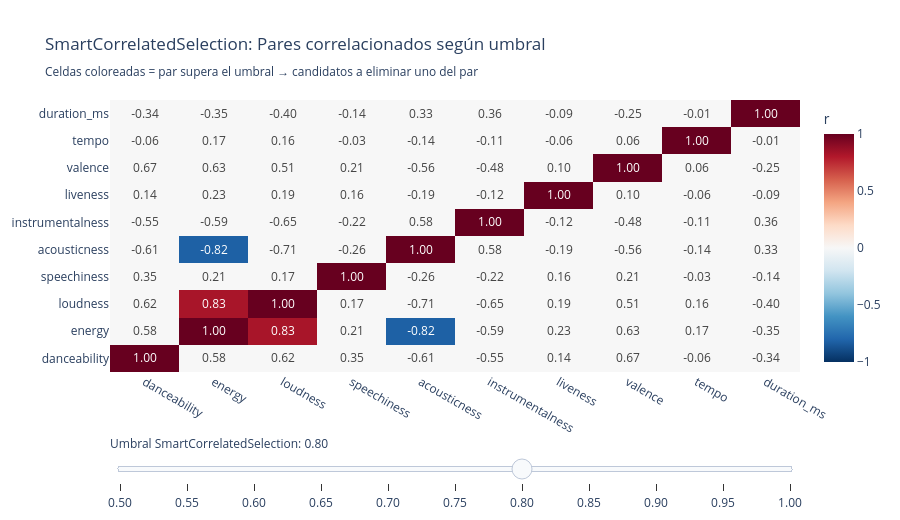

The notebook cell this image was saved under:
### Markdown cell above
#### Visualización Interactiva: Impacto del Umbral de Correlación

Mueve el slider para ver qué pares de características superan el umbral de correlación y serían candidatos a eliminación por `SmartCorrelatedSelection`. Las celdas que se vuelven **blancas** están por debajo del umbral.

### Code cell
import plotly.graph_objects as go
import numpy as np

# Correlación sobre features numéricas del training set
numeric_cols = X_train.select_dtypes(include="number").columns.tolist()
corr_mat = X_train[numeric_cols].corr()
n = len(numeric_cols)

thresholds = [round(v, 2) for v in np.arange(0.5, 1.01, 0.05)]

fig = go.Figure()

for thresh in thresholds:
    z_vals = corr_mat.values.copy()
    # Valores fuera del umbral (y no diagonales) se muestran como 0 → aparecen blancos
    mask = (np.abs(z_vals) >= thresh) | np.eye(n, dtype=bool)
    z_display = np.where(mask, z_vals, 0.0)

    text = [[f"{corr_mat.iloc[i, j]:.2f}" for j in range(n)] for i in range(n)]

    fig.add_trace(
        go.Heatmap(
            z=z_display,
            x=numeric_cols,
            y=numeric_cols,
            colorscale="RdBu_r",
            zmid=0,
            zmin=-1,
            zmax=1,
            text=text,
            texttemplate="%{text}",
            visible=(round(thresh, 2) == 0.80),
            colorbar=dict(title="r"),
            hovertemplate="%{x} vs %{y}<br>r = %{text}<extra></extra>",
        )
    )

steps = [
    dict(
        method="update",
        args=[{"visible": [j == i for j in range(len(thresholds))]}],
        label=f"{thresh:.2f}",
    )
    for i, thresh in enumerate(thresholds)
]

fig.update_layout(
    sliders=[
        dict(
            active=thresholds.index(0.80),
            currentvalue={"prefix": "Umbral SmartCorrelatedSelection: "},
            pad={"t": 60},
            steps=steps,
        )
    ],
    title=(
        "SmartCorrelatedSelection: Pares correlacionados según umbral<br>"
        "<sub>Celdas coloreadas = par supera el umbral → candidatos a eliminar uno del par</sub>"
    ),
    height=520,
)
fig.show()

### Figure 1 — Plotly figure (JSON) as saved in the notebook; plotly's stock layout.template omitted (floating-point values rounded to 4 significant figures)
{"data": [{"colorbar": {"title": {"text": "r"}}, "colorscale": [[0, "rgb(5,48,97)"], [0.1, "rgb(33,102,172)"], [0.2, "rgb(67,147,195)"], [0.3, "rgb(146,197,222)"], [0.4, "rgb(209,229,240)"], [0.5, "rgb(247,247,247)"], [0.6, "rgb(253,219,199)"], [0.7, "rgb(244,165,130)"], [0.8, "rgb(214,96,77)"], [0.9, "rgb(178,24,43)"], [1, "rgb(103,0,31)"]], "hovertemplate": "%{x} vs %{y}<br>r = %{text}<extra></extra>", "text": [["1.00", "0.58", "0.62", "0.35", "-0.61", "-0.55", "0.14", "0.67", "-0.06", "-0.34"], ["0.58", "1.00", "0.83", "0.21", "-0.82", "-0.59", "0.23", "0.63", "0.17", "-0.35"], ["0.62", "0.83", "1.00", "0.17", "-0.71", "-0.65", "0.19", "0.51", "0.16", "-0.40"], ["0.35", "0.21", "0.17", "1.00", "-0.26", "-0.22", "0.16", "0.21", "-0.03", "-0.14"], ["-0.61", "-0.82", "-0.71", "-0.26", "1.00", "0.58", "-0.19", "-0.56", "-0.14", "0.33"], ["-0.55", "-0.59", "-0.65", "-0.22", "0.58", "1.00", "-0.12", "-0.48", "-0.11", "0.36"], ["0.14", "0.23", "0.19", "0.16", "-0.19", "-0.12", "1.00", "0.10", "-0.06", "-0.09"], ["0.67", "0.63", "0.51", "0.21", "-0.56", "-0.48", "0.10", "1.00", "0.06", "-0.25"], ["-0.06", "0.17", "0.16", "-0.03", "-0.14", "-0.11", "-0.06", "0.06", "1.00", "-0.01"], ["-0.34", "-0.35", "-0.40", "-0.14", "0.33", "0.36", "-0.09", "-0.25", "-0.01", "1.00"]], "texttemplate": "%{text}", "type": "heatmap", "visible": false, "x": ["danceability", "energy", "loudness", "speechiness", "acousticness", "instrumentalness", "liveness", "valence", "tempo", "duration_ms"], "y": ["danceability", "energy", "loudness", "speechiness", "acousticness", "instrumentalness", "liveness", "valence", "tempo", "duration_ms"], "z": [[1.0, 0.5775, 0.6207, 0.0, -0.6054, -0.5491, 0.0, 0.6666, 0.0, 0.0], [0.5775, 1.0, 0.8269, 0.0, -0.818, -0.5866, 0.0, 0.6341, 0.0, 0.0], [0.6207, 0.8269, 1.0, 0.0, -0.7133, -0.6536, 0.0, 0.5111, 0.0, 0.0], [0.0, 0.0, 0.0, 1.0, 0.0, 0.0, 0.0, 0.0, 0.0, 0.0], [-0.6054, -0.818, -0.7133, 0.0, 1.0, 0.5763, 0.0, -0.559, 0.0, 0.0], [-0.5491, -0.5866, -0.6536, 0.0, 0.5763, 1.0, 0.0, 0.0, 0.0, 0.0], [0.0, 0.0, 0.0, 0.0, 0.0, 0.0, 1.0, 0.0, 0.0, 0.0], [0.6666, 0.6341, 0.5111, 0.0, -0.559, 0.0, 0.0, 1.0, 0.0, 0.0], [0.0, 0.0, 0.0, 0.0, 0.0, 0.0, 0.0, 0.0, 1.0, 0.0], [0.0, 0.0, 0.0, 0.0, 0.0, 0.0, 0.0, 0.0, 0.0, 1.0]], "zmax": 1, "zmid": 0, "zmin": -1}, {"colorbar": {"title": {"text": "r"}}, "colorscale": [[0, "rgb(5,48,97)"], [0.1, "rgb(33,102,172)"], [0.2, "rgb(67,147,195)"], [0.3, "rgb(146,197,222)"], [0.4, "rgb(209,229,240)"], [0.5, "rgb(247,247,247)"], [0.6, "rgb(253,219,199)"], [0.7, "rgb(244,165,130)"], [0.8, "rgb(214,96,77)"], [0.9, "rgb(178,24,43)"], [1, "rgb(103,0,31)"]], "hovertemplate": "%{x} vs %{y}<br>r = %{text}<extra></extra>", "text": [["1.00", "0.58", "0.62", "0.35", "-0.61", "-0.55", "0.14", "0.67", "-0.06", "-0.34"], ["0.58", "1.00", "0.83", "0.21", "-0.82", "-0.59", "0.23", "0.63", "0.17", "-0.35"], ["0.62", "0.83", "1.00", "0.17", "-0.71", "-0.65", "0.19", "0.51", "0.16", "-0.40"], ["0.35", "0.21", "0.17", "1.00", "-0.26", "-0.22", "0.16", "0.21", "-0.03", "-0.14"], ["-0.61", "-0.82", "-0.71", "-0.26", "1.00", "0.58", "-0.19", "-0.56", "-0.14", "0.33"], ["-0.55", "-0.59", "-0.65", "-0.22", "0.58", "1.00", "-0.12", "-0.48", "-0.11", "0.36"], ["0.14", "0.23", "0.19", "0.16", "-0.19", "-0.12", "1.00", "0.10", "-0.06", "-0.09"], ["0.67", "0.63", "0.51", "0.21", "-0.56", "-0.48", "0.10", "1.00", "0.06", "-0.25"], ["-0.06", "0.17", "0.16", "-0.03", "-0.14", "-0.11", "-0.06", "0.06", "1.00", "-0.01"], ["-0.34", "-0.35", "-0.40", "-0.14", "0.33", "0.36", "-0.09", "-0.25", "-0.01", "1.00"]], "texttemplate": "%{text}", "type": "heatmap", "visible": false, "x": ["danceability", "energy", "loudness", "speechiness", "acousticness", "instrumentalness", "liveness", "valence", "tempo", "duration_ms"], "y": ["danceability", "energy", "loudness", "speechiness", "acousticness", "instrumentalness", "liveness", "valence", "tempo", "duration_ms"], "z": [[1.0, 0.5775, 0.6207, 0.0, -0.6054, 0.0, 0.0, 0.6666, 0.0, 0.0], [0.5775, 1.0, 0.8269, 0.0, -0.818, -0.5866, 0.0, 0.6341, 0.0, 0.0], [0.6207, 0.8269, 1.0, 0.0, -0.7133, -0.6536, 0.0, 0.0, 0.0, 0.0], [0.0, 0.0, 0.0, 1.0, 0.0, 0.0, 0.0, 0.0, 0.0, 0.0], [-0.6054, -0.818, -0.7133, 0.0, 1.0, 0.5763, 0.0, -0.559, 0.0, 0.0], [0.0, -0.5866, -0.6536, 0.0, 0.5763, 1.0, 0.0, 0.0, 0.0, 0.0], [0.0, 0.0, 0.0, 0.0, 0.0, 0.0, 1.0, 0.0, 0.0, 0.0], [0.6666, 0.6341, 0.0, 0.0, -0.559, 0.0, 0.0, 1.0, 0.0, 0.0], [0.0, 0.0, 0.0, 0.0, 0.0, 0.0, 0.0, 0.0, 1.0, 0.0], [0.0, 0.0, 0.0, 0.0, 0.0, 0.0, 0.0, 0.0, 0.0, 1.0]], "zmax": 1, "zmid": 0, "zmin": -1}, {"colorbar": {"title": {"text": "r"}}, "colorscale": [[0, "rgb(5,48,97)"], [0.1, "rgb(33,102,172)"], [0.2, "rgb(67,147,195)"], [0.3, "rgb(146,197,222)"], [0.4, "rgb(209,229,240)"], [0.5, "rgb(247,247,247)"], [0.6, "rgb(253,219,199)"], [0.7, "rgb(244,165,130)"], [0.8, "rgb(214,96,77)"], [0.9, "rgb(178,24,43)"], [1, "rgb(103,0,31)"]], "hovertemplate": "%{x} vs %{y}<br>r = %{text}<extra></extra>", "text": [["1.00", "0.58", "0.62", "0.35", "-0.61", "-0.55", "0.14", "0.67", "-0.06", "-0.34"], ["0.58", "1.00", "0.83", "0.21", "-0.82", "-0.59", "0.23", "0.63", "0.17", "-0.35"], ["0.62", "0.83", "1.00", "0.17", "-0.71", "-0.65", "0.19", "0.51", "0.16", "-0.40"], ["0.35", "0.21", "0.17", "1.00", "-0.26", "-0.22", "0.16", "0.21", "-0.03", "-0.14"], ["-0.61", "-0.82", "-0.71", "-0.26", "1.00", "0.58", "-0.19", "-0.56", "-0.14", "0.33"], ["-0.55", "-0.59", "-0.65", "-0.22", "0.58", "1.00", "-0.12", "-0.48", "-0.11", "0.36"], ["0.14", "0.23", "0.19", "0.16", "-0.19", "-0.12", "1.00", "0.10", "-0.06", "-0.09"], ["0.67", "0.63", "0.51", "0.21", "-0.56", "-0.48", "0.10", "1.00", "0.06", "-0.25"], ["-0.06", "0.17", "0.16", "-0.03", "-0.14", "-0.11", "-0.06", "0.06", "1.00", "-0.01"], ["-0.34", "-0.35", "-0.40", "-0.14", "0.33", "0.36", "-0.09", "-0.25", "-0.01", "1.00"]], "texttemplate": "%{text}", "type": "heatmap", "visible": false, "x": ["danceability", "energy", "loudness", "speechiness", "acousticness", "instrumentalness", "liveness", "valence", "tempo", "duration_ms"], "y": ["danceability", "energy", "loudness", "speechiness", "acousticness", "instrumentalness", "liveness", "valence", "tempo", "duration_ms"], "z": [[1.0, 0.0, 0.6207, 0.0, -0.6054, 0.0, 0.0, 0.6666, 0.0, 0.0], [0.0, 1.0, 0.8269, 0.0, -0.818, 0.0, 0.0, 0.6341, 0.0, 0.0], [0.6207, 0.8269, 1.0, 0.0, -0.7133, -0.6536, 0.0, 0.0, 0.0, 0.0], [0.0, 0.0, 0.0, 1.0, 0.0, 0.0, 0.0, 0.0, 0.0, 0.0], [-0.6054, -0.818, -0.7133, 0.0, 1.0, 0.0, 0.0, 0.0, 0.0, 0.0], [0.0, 0.0, -0.6536, 0.0, 0.0, 1.0, 0.0, 0.0, 0.0, 0.0], [0.0, 0.0, 0.0, 0.0, 0.0, 0.0, 1.0, 0.0, 0.0, 0.0], [0.6666, 0.6341, 0.0, 0.0, 0.0, 0.0, 0.0, 1.0, 0.0, 0.0], [0.0, 0.0, 0.0, 0.0, 0.0, 0.0, 0.0, 0.0, 1.0, 0.0], [0.0, 0.0, 0.0, 0.0, 0.0, 0.0, 0.0, 0.0, 0.0, 1.0]], "zmax": 1, "zmid": 0, "zmin": -1}, {"colorbar": {"title": {"text": "r"}}, "colorscale": [[0, "rgb(5,48,97)"], [0.1, "rgb(33,102,172)"], [0.2, "rgb(67,147,195)"], [0.3, "rgb(146,197,222)"], [0.4, "rgb(209,229,240)"], [0.5, "rgb(247,247,247)"], [0.6, "rgb(253,219,199)"], [0.7, "rgb(244,165,130)"], [0.8, "rgb(214,96,77)"], [0.9, "rgb(178,24,43)"], [1, "rgb(103,0,31)"]], "hovertemplate": "%{x} vs %{y}<br>r = %{text}<extra></extra>", "text": [["1.00", "0.58", "0.62", "0.35", "-0.61", "-0.55", "0.14", "0.67", "-0.06", "-0.34"], ["0.58", "1.00", "0.83", "0.21", "-0.82", "-0.59", "0.23", "0.63", "0.17", "-0.35"], ["0.62", "0.83", "1.00", "0.17", "-0.71", "-0.65", "0.19", "0.51", "0.16", "-0.40"], ["0.35", "0.21", "0.17", "1.00", "-0.26", "-0.22", "0.16", "0.21", "-0.03", "-0.14"], ["-0.61", "-0.82", "-0.71", "-0.26", "1.00", "0.58", "-0.19", "-0.56", "-0.14", "0.33"], ["-0.55", "-0.59", "-0.65", "-0.22", "0.58", "1.00", "-0.12", "-0.48", "-0.11", "0.36"], ["0.14", "0.23", "0.19", "0.16", "-0.19", "-0.12", "1.00", "0.10", "-0.06", "-0.09"], ["0.67", "0.63", "0.51", "0.21", "-0.56", "-0.48", "0.10", "1.00", "0.06", "-0.25"], ["-0.06", "0.17", "0.16", "-0.03", "-0.14", "-0.11", "-0.06", "0.06", "1.00", "-0.01"], ["-0.34", "-0.35", "-0.40", "-0.14", "0.33", "0.36", "-0.09", "-0.25", "-0.01", "1.00"]], "texttemplate": "%{text}", "type": "heatmap", "visible": false, "x": ["danceability", "energy", "loudness", "speechiness", "acousticness", "instrumentalness", "liveness", "valence", "tempo", "duration_ms"], "y": ["danceability", "energy", "loudness", "speechiness", "acousticness", "instrumentalness", "liveness", "valence", "tempo", "duration_ms"], "z": [[1.0, 0.0, 0.0, 0.0, 0.0, 0.0, 0.0, 0.6666, 0.0, 0.0], [0.0, 1.0, 0.8269, 0.0, -0.818, 0.0, 0.0, 0.0, 0.0, 0.0], [0.0, 0.8269, 1.0, 0.0, -0.7133, -0.6536, 0.0, 0.0, 0.0, 0.0], [0.0, 0.0, 0.0, 1.0, 0.0, 0.0, 0.0, 0.0, 0.0, 0.0], [0.0, -0.818, -0.7133, 0.0, 1.0, 0.0, 0.0, 0.0, 0.0, 0.0], [0.0, 0.0, -0.6536, 0.0, 0.0, 1.0, 0.0, 0.0, 0.0, 0.0], [0.0, 0.0, 0.0, 0.0, 0.0, 0.0, 1.0, 0.0, 0.0, 0.0], [0.6666, 0.0, 0.0, 0.0, 0.0, 0.0, 0.0, 1.0, 0.0, 0.0], [0.0, 0.0, 0.0, 0.0, 0.0, 0.0, 0.0, 0.0, 1.0, 0.0], [0.0, 0.0, 0.0, 0.0, 0.0, 0.0, 0.0, 0.0, 0.0, 1.0]], "zmax": 1, "zmid": 0, "zmin": -1}, {"colorbar": {"title": {"text": "r"}}, "colorscale": [[0, "rgb(5,48,97)"], [0.1, "rgb(33,102,172)"], [0.2, "rgb(67,147,195)"], [0.3, "rgb(146,197,222)"], [0.4, "rgb(209,229,240)"], [0.5, "rgb(247,247,247)"], [0.6, "rgb(253,219,199)"], [0.7, "rgb(244,165,130)"], [0.8, "rgb(214,96,77)"], [0.9, "rgb(178,24,43)"], [1, "rgb(103,0,31)"]], "hovertemplate": "%{x} vs %{y}<br>r = %{text}<extra></extra>", "text": [["1.00", "0.58", "0.62", "0.35", "-0.61", "-0.55", "0.14", "0.67", "-0.06", "-0.34"], ["0.58", "1.00", "0.83", "0.21", "-0.82", "-0.59", "0.23", "0.63", "0.17", "-0.35"], ["0.62", "0.83", "1.00", "0.17", "-0.71", "-0.65", "0.19", "0.51", "0.16", "-0.40"], ["0.35", "0.21", "0.17", "1.00", "-0.26", "-0.22", "0.16", "0.21", "-0.03", "-0.14"], ["-0.61", "-0.82", "-0.71", "-0.26", "1.00", "0.58", "-0.19", "-0.56", "-0.14", "0.33"], ["-0.55", "-0.59", "-0.65", "-0.22", "0.58", "1.00", "-0.12", "-0.48", "-0.11", "0.36"], ["0.14", "0.23", "0.19", "0.16", "-0.19", "-0.12", "1.00", "0.10", "-0.06", "-0.09"], ["0.67", "0.63", "0.51", "0.21", "-0.56", "-0.48", "0.10", "1.00", "0.06", "-0.25"], ["-0.06", "0.17", "0.16", "-0.03", "-0.14", "-0.11", "-0.06", "0.06", "1.00", "-0.01"], ["-0.34", "-0.35", "-0.40", "-0.14", "0.33", "0.36", "-0.09", "-0.25", "-0.01", "1.00"]], "texttemplate": "%{text}", "type": "heatmap", "visible": false, "x": ["danceability", "energy", "loudness", "speechiness", "acousticness", "instrumentalness", "liveness", "valence", "tempo", "duration_ms"], "y": ["danceability", "energy", "loudness", "speechiness", "acousticness", "instrumentalness", "liveness", "valence", "tempo", "duration_ms"], "z": [[1.0, 0.0, 0.0, 0.0, 0.0, 0.0, 0.0, 0.0, 0.0, 0.0], [0.0, 1.0, 0.8269, 0.0, -0.818, 0.0, 0.0, 0.0, 0.0, 0.0], [0.0, 0.8269, 1.0, 0.0, -0.7133, 0.0, 0.0, 0.0, 0.0, 0.0], [0.0, 0.0, 0.0, 1.0, 0.0, 0.0, 0.0, 0.0, 0.0, 0.0], [0.0, -0.818, -0.7133, 0.0, 1.0, 0.0, 0.0, 0.0, 0.0, 0.0], [0.0, 0.0, 0.0, 0.0, 0.0, 1.0, 0.0, 0.0, 0.0, 0.0], [0.0, 0.0, 0.0, 0.0, 0.0, 0.0, 1.0, 0.0, 0.0, 0.0], [0.0, 0.0, 0.0, 0.0, 0.0, 0.0, 0.0, 1.0, 0.0, 0.0], [0.0, 0.0, 0.0, 0.0, 0.0, 0.0, 0.0, 0.0, 1.0, 0.0], [0.0, 0.0, 0.0, 0.0, 0.0, 0.0, 0.0, 0.0, 0.0, 1.0]], "zmax": 1, "zmid": 0, "zmin": -1}, {"colorbar": {"title": {"text": "r"}}, "colorscale": [[0, "rgb(5,48,97)"], [0.1, "rgb(33,102,172)"], [0.2, "rgb(67,147,195)"], [0.3, "rgb(146,197,222)"], [0.4, "rgb(209,229,240)"], [0.5, "rgb(247,247,247)"], [0.6, "rgb(253,219,199)"], [0.7, "rgb(244,165,130)"], [0.8, "rgb(214,96,77)"], [0.9, "rgb(178,24,43)"], [1, "rgb(103,0,31)"]], "hovertemplate": "%{x} vs %{y}<br>r = %{text}<extra></extra>", "text": [["1.00", "0.58", "0.62", "0.35", "-0.61", "-0.55", "0.14", "0.67", "-0.06", "-0.34"], ["0.58", "1.00", "0.83", "0.21", "-0.82", "-0.59", "0.23", "0.63", "0.17", "-0.35"], ["0.62", "0.83", "1.00", "0.17", "-0.71", "-0.65", "0.19", "0.51", "0.16", "-0.40"], ["0.35", "0.21", "0.17", "1.00", "-0.26", "-0.22", "0.16", "0.21", "-0.03", "-0.14"], ["-0.61", "-0.82", "-0.71", "-0.26", "1.00", "0.58", "-0.19", "-0.56", "-0.14", "0.33"], ["-0.55", "-0.59", "-0.65", "-0.22", "0.58", "1.00", "-0.12", "-0.48", "-0.11", "0.36"], ["0.14", "0.23", "0.19", "0.16", "-0.19", "-0.12", "1.00", "0.10", "-0.06", "-0.09"], ["0.67", "0.63", "0.51", "0.21", "-0.56", "-0.48", "0.10", "1.00", "0.06", "-0.25"], ["-0.06", "0.17", "0.16", "-0.03", "-0.14", "-0.11", "-0.06", "0.06", "1.00", "-0.01"], ["-0.34", "-0.35", "-0.40", "-0.14", "0.33", "0.36", "-0.09", "-0.25", "-0.01", "1.00"]], "texttemplate": "%{text}", "type": "heatmap", "visible": false, "x": ["danceability", "energy", "loudness", "speechiness", "acousticness", "instrumentalness", "liveness", "valence", "tempo", "duration_ms"], "y": ["danceability", "energy", "loudness", "speechiness", "acousticness", "instrumentalness", "liveness", "valence", "tempo", "duration_ms"], "z": [[1.0, 0.0, 0.0, 0.0, 0.0, 0.0, 0.0, 0.0, 0.0, 0.0], [0.0, 1.0, 0.8269, 0.0, -0.818, 0.0, 0.0, 0.0, 0.0, 0.0], [0.0, 0.8269, 1.0, 0.0, 0.0, 0.0, 0.0, 0.0, 0.0, 0.0], [0.0, 0.0, 0.0, 1.0, 0.0, 0.0, 0.0, 0.0, 0.0, 0.0], [0.0, -0.818, 0.0, 0.0, 1.0, 0.0, 0.0, 0.0, 0.0, 0.0], [0.0, 0.0, 0.0, 0.0, 0.0, 1.0, 0.0, 0.0, 0.0, 0.0], [0.0, 0.0, 0.0, 0.0, 0.0, 0.0, 1.0, 0.0, 0.0, 0.0], [0.0, 0.0, 0.0, 0.0, 0.0, 0.0, 0.0, 1.0, 0.0, 0.0], [0.0, 0.0, 0.0, 0.0, 0.0, 0.0, 0.0, 0.0, 1.0, 0.0], [0.0, 0.0, 0.0, 0.0, 0.0, 0.0, 0.0, 0.0, 0.0, 1.0]], "zmax": 1, "zmid": 0, "zmin": -1}, {"colorbar": {"title": {"text": "r"}}, "colorscale": [[0, "rgb(5,48,97)"], [0.1, "rgb(33,102,172)"], [0.2, "rgb(67,147,195)"], [0.3, "rgb(146,197,222)"], [0.4, "rgb(209,229,240)"], [0.5, "rgb(247,247,247)"], [0.6, "rgb(253,219,199)"], [0.7, "rgb(244,165,130)"], [0.8, "rgb(214,96,77)"], [0.9, "rgb(178,24,43)"], [1, "rgb(103,0,31)"]], "hovertemplate": "%{x} vs %{y}<br>r = %{text}<extra></extra>", "text": [["1.00", "0.58", "0.62", "0.35", "-0.61", "-0.55", "0.14", "0.67", "-0.06", "-0.34"], ["0.58", "1.00", "0.83", "0.21", "-0.82", "-0.59", "0.23", "0.63", "0.17", "-0.35"], ["0.62", "0.83", "1.00", "0.17", "-0.71", "-0.65", "0.19", "0.51", "0.16", "-0.40"], ["0.35", "0.21", "0.17", "1.00", "-0.26", "-0.22", "0.16", "0.21", "-0.03", "-0.14"], ["-0.61", "-0.82", "-0.71", "-0.26", "1.00", "0.58", "-0.19", "-0.56", "-0.14", "0.33"], ["-0.55", "-0.59", "-0.65", "-0.22", "0.58", "1.00", "-0.12", "-0.48", "-0.11", "0.36"], ["0.14", "0.23", "0.19", "0.16", "-0.19", "-0.12", "1.00", "0.10", "-0.06", "-0.09"], ["0.67", "0.63", "0.51", "0.21", "-0.56", "-0.48", "0.10", "1.00", "0.06", "-0.25"], ["-0.06", "0.17", "0.16", "-0.03", "-0.14", "-0.11", "-0.06", "0.06", "1.00", "-0.01"], ["-0.34", "-0.35", "-0.40", "-0.14", "0.33", "0.36", "-0.09", "-0.25", "-0.01", "1.00"]], "texttemplate": "%{text}", "type": "heatmap", "visible": true, "x": ["danceability", "energy", "loudness", "speechiness", "acousticness", "instrumentalness", "liveness", "valence", "tempo", "duration_ms"], "y": ["danceability", "energy", "loudness", "speechiness", "acousticness", "instrumentalness", "liveness", "valence", "tempo", "duration_ms"], "z": [[1.0, 0.0, 0.0, 0.0, 0.0, 0.0, 0.0, 0.0, 0.0, 0.0], [0.0, 1.0, 0.8269, 0.0, -0.818, 0.0, 0.0, 0.0, 0.0, 0.0], [0.0, 0.8269, 1.0, 0.0, 0.0, 0.0, 0.0, 0.0, 0.0, 0.0], [0.0, 0.0, 0.0, 1.0, 0.0, 0.0, 0.0, 0.0, 0.0, 0.0], [0.0, -0.818, 0.0, 0.0, 1.0, 0.0, 0.0, 0.0, 0.0, 0.0], [0.0, 0.0, 0.0, 0.0, 0.0, 1.0, 0.0, 0.0, 0.0, 0.0], [0.0, 0.0, 0.0, 0.0, 0.0, 0.0, 1.0, 0.0, 0.0, 0.0], [0.0, 0.0, 0.0, 0.0, 0.0, 0.0, 0.0, 1.0, 0.0, 0.0], [0.0, 0.0, 0.0, 0.0, 0.0, 0.0, 0.0, 0.0, 1.0, 0.0], [0.0, 0.0, 0.0, 0.0, 0.0, 0.0, 0.0, 0.0, 0.0, 1.0]], "zmax": 1, "zmid": 0, "zmin": -1}, {"colorbar": {"title": {"text": "r"}}, "colorscale": [[0, "rgb(5,48,97)"], [0.1, "rgb(33,102,172)"], [0.2, "rgb(67,147,195)"], [0.3, "rgb(146,197,222)"], [0.4, "rgb(209,229,240)"], [0.5, "rgb(247,247,247)"], [0.6, "rgb(253,219,199)"], [0.7, "rgb(244,165,130)"], [0.8, "rgb(214,96,77)"], [0.9, "rgb(178,24,43)"], [1, "rgb(103,0,31)"]], "hovertemplate": "%{x} vs %{y}<br>r = %{text}<extra></extra>", "text": [["1.00", "0.58", "0.62", "0.35", "-0.61", "-0.55", "0.14", "0.67", "-0.06", "-0.34"], ["0.58", "1.00", "0.83", "0.21", "-0.82", "-0.59", "0.23", "0.63", "0.17", "-0.35"], ["0.62", "0.83", "1.00", "0.17", "-0.71", "-0.65", "0.19", "0.51", "0.16", "-0.40"], ["0.35", "0.21", "0.17", "1.00", "-0.26", "-0.22", "0.16", "0.21", "-0.03", "-0.14"], ["-0.61", "-0.82", "-0.71", "-0.26", "1.00", "0.58", "-0.19", "-0.56", "-0.14", "0.33"], ["-0.55", "-0.59", "-0.65", "-0.22", "0.58", "1.00", "-0.12", "-0.48", "-0.11", "0.36"], ["0.14", "0.23", "0.19", "0.16", "-0.19", "-0.12", "1.00", "0.10", "-0.06", "-0.09"], ["0.67", "0.63", "0.51", "0.21", "-0.56", "-0.48", "0.10", "1.00", "0.06", "-0.25"], ["-0.06", "0.17", "0.16", "-0.03", "-0.14", "-0.11", "-0.06", "0.06", "1.00", "-0.01"], ["-0.34", "-0.35", "-0.40", "-0.14", "0.33", "0.36", "-0.09", "-0.25", "-0.01", "1.00"]], "texttemplate": "%{text}", "type": "heatmap", "visible": false, "x": ["danceability", "energy", "loudness", "speechiness", "acousticness", "instrumentalness", "liveness", "valence", "tempo", "duration_ms"], "y": ["danceability", "energy", "loudness", "speechiness", "acousticness", "instrumentalness", "liveness", "valence", "tempo", "duration_ms"], "z": [[1.0, 0.0, 0.0, 0.0, 0.0, 0.0, 0.0, 0.0, 0.0, 0.0], [0.0, 1.0, 0.0, 0.0, 0.0, 0.0, 0.0, 0.0, 0.0, 0.0], [0.0, 0.0, 1.0, 0.0, 0.0, 0.0, 0.0, 0.0, 0.0, 0.0], [0.0, 0.0, 0.0, 1.0, 0.0, 0.0, 0.0, 0.0, 0.0, 0.0], [0.0, 0.0, 0.0, 0.0, 1.0, 0.0, 0.0, 0.0, 0.0, 0.0], [0.0, 0.0, 0.0, 0.0, 0.0, 1.0, 0.0, 0.0, 0.0, 0.0], [0.0, 0.0, 0.0, 0.0, 0.0, 0.0, 1.0, 0.0, 0.0, 0.0], [0.0, 0.0, 0.0, 0.0, 0.0, 0.0, 0.0, 1.0, 0.0, 0.0], [0.0, 0.0, 0.0, 0.0, 0.0, 0.0, 0.0, 0.0, 1.0, 0.0], [0.0, 0.0, 0.0, 0.0, 0.0, 0.0, 0.0, 0.0, 0.0, 1.0]], "zmax": 1, "zmid": 0, "zmin": -1}, {"colorbar": {"title": {"text": "r"}}, "colorscale": [[0, "rgb(5,48,97)"], [0.1, "rgb(33,102,172)"], [0.2, "rgb(67,147,195)"], [0.3, "rgb(146,197,222)"], [0.4, "rgb(209,229,240)"], [0.5, "rgb(247,247,247)"], [0.6, "rgb(253,219,199)"], [0.7, "rgb(244,165,130)"], [0.8, "rgb(214,96,77)"], [0.9, "rgb(178,24,43)"], [1, "rgb(103,0,31)"]], "hovertemplate": "%{x} vs %{y}<br>r = %{text}<extra></extra>", "text": [["1.00", "0.58", "0.62", "0.35", "-0.61", "-0.55", "0.14", "0.67", "-0.06", "-0.34"], ["0.58", "1.00", "0.83", "0.21", "-0.82", "-0.59", "0.23", "0.63", "0.17", "-0.35"], ["0.62", "0.83", "1.00", "0.17", "-0.71", "-0.65", "0.19", "0.51", "0.16", "-0.40"], ["0.35", "0.21", "0.17", "1.00", "-0.26", "-0.22", "0.16", "0.21", "-0.03", "-0.14"], ["-0.61", "-0.82", "-0.71", "-0.26", "1.00", "0.58", "-0.19", "-0.56", "-0.14", "0.33"], ["-0.55", "-0.59", "-0.65", "-0.22", "0.58", "1.00", "-0.12", "-0.48", "-0.11", "0.36"], ["0.14", "0.23", "0.19", "0.16", "-0.19", "-0.12", "1.00", "0.10", "-0.06", "-0.09"], ["0.67", "0.63", "0.51", "0.21", "-0.56", "-0.48", "0.10", "1.00", "0.06", "-0.25"], ["-0.06", "0.17", "0.16", "-0.03", "-0.14", "-0.11", "-0.06", "0.06", "1.00", "-0.01"], ["-0.34", "-0.35", "-0.40", "-0.14", "0.33", "0.36", "-0.09", "-0.25", "-0.01", "1.00"]], "texttemplate": "%{text}", "type": "heatmap", "visible": false, "x": ["danceability", "energy", "loudness", "speechiness", "acousticness", "instrumentalness", "liveness", "valence", "tempo", "duration_ms"], "y": ["danceability", "energy", "loudness", "speechiness", "acousticness", "instrumentalness", "liveness", "valence", "tempo", "duration_ms"], "z": [[1.0, 0.0, 0.0, 0.0, 0.0, 0.0, 0.0, 0.0, 0.0, 0.0], [0.0, 1.0, 0.0, 0.0, 0.0, 0.0, 0.0, 0.0, 0.0, 0.0], [0.0, 0.0, 1.0, 0.0, 0.0, 0.0, 0.0, 0.0, 0.0, 0.0], [0.0, 0.0, 0.0, 1.0, 0.0, 0.0, 0.0, 0.0, 0.0, 0.0], [0.0, 0.0, 0.0, 0.0, 1.0, 0.0, 0.0, 0.0, 0.0, 0.0], [0.0, 0.0, 0.0, 0.0, 0.0, 1.0, 0.0, 0.0, 0.0, 0.0], [0.0, 0.0, 0.0, 0.0, 0.0, 0.0, 1.0, 0.0, 0.0, 0.0], [0.0, 0.0, 0.0, 0.0, 0.0, 0.0, 0.0, 1.0, 0.0, 0.0], [0.0, 0.0, 0.0, 0.0, 0.0, 0.0, 0.0, 0.0, 1.0, 0.0], [0.0, 0.0, 0.0, 0.0, 0.0, 0.0, 0.0, 0.0, 0.0, 1.0]], "zmax": 1, "zmid": 0, "zmin": -1}, {"colorbar": {"title": {"text": "r"}}, "colorscale": [[0, "rgb(5,48,97)"], [0.1, "rgb(33,102,172)"], [0.2, "rgb(67,147,195)"], [0.3, "rgb(146,197,222)"], [0.4, "rgb(209,229,240)"], [0.5, "rgb(247,247,247)"], [0.6, "rgb(253,219,199)"], [0.7, "rgb(244,165,130)"], [0.8, "rgb(214,96,77)"], [0.9, "rgb(178,24,43)"], [1, "rgb(103,0,31)"]], "hovertemplate": "%{x} vs %{y}<br>r = %{text}<extra></extra>", "text": [["1.00", "0.58", "0.62", "0.35", "-0.61", "-0.55", "0.14", "0.67", "-0.06", "-0.34"], ["0.58", "1.00", "0.83", "0.21", "-0.82", "-0.59", "0.23", "0.63", "0.17", "-0.35"], ["0.62", "0.83", "1.00", "0.17", "-0.71", "-0.65", "0.19", "0.51", "0.16", "-0.40"], ["0.35", "0.21", "0.17", "1.00", "-0.26", "-0.22", "0.16", "0.21", "-0.03", "-0.14"], ["-0.61", "-0.82", "-0.71", "-0.26", "1.00", "0.58", "-0.19", "-0.56", "-0.14", "0.33"], ["-0.55", "-0.59", "-0.65", "-0.22", "0.58", "1.00", "-0.12", "-0.48", "-0.11", "0.36"], ["0.14", "0.23", "0.19", "0.16", "-0.19", "-0.12", "1.00", "0.10", "-0.06", "-0.09"], ["0.67", "0.63", "0.51", "0.21", "-0.56", "-0.48", "0.10", "1.00", "0.06", "-0.25"], ["-0.06", "0.17", "0.16", "-0.03", "-0.14", "-0.11", "-0.06", "0.06", "1.00", "-0.01"], ["-0.34", "-0.35", "-0.40", "-0.14", "0.33", "0.36", "-0.09", "-0.25", "-0.01", "1.00"]], "texttemplate": "%{text}", "type": "heatmap", "visible": false, "x": ["danceability", "energy", "loudness", "speechiness", "acousticness", "instrumentalness", "liveness", "valence", "tempo", "duration_ms"], "y": ["danceability", "energy", "loudness", "speechiness", "acousticness", "instrumentalness", "liveness", "valence", "tempo", "duration_ms"], "z": [[1.0, 0.0, 0.0, 0.0, 0.0, 0.0, 0.0, 0.0, 0.0, 0.0], [0.0, 1.0, 0.0, 0.0, 0.0, 0.0, 0.0, 0.0, 0.0, 0.0], [0.0, 0.0, 1.0, 0.0, 0.0, 0.0, 0.0, 0.0, 0.0, 0.0], [0.0, 0.0, 0.0, 1.0, 0.0, 0.0, 0.0, 0.0, 0.0, 0.0], [0.0, 0.0, 0.0, 0.0, 1.0, 0.0, 0.0, 0.0, 0.0, 0.0], [0.0, 0.0, 0.0, 0.0, 0.0, 1.0, 0.0, 0.0, 0.0, 0.0], [0.0, 0.0, 0.0, 0.0, 0.0, 0.0, 1.0, 0.0, 0.0, 0.0], [0.0, 0.0, 0.0, 0.0, 0.0, 0.0, 0.0, 1.0, 0.0, 0.0], [0.0, 0.0, 0.0, 0.0, 0.0, 0.0, 0.0, 0.0, 1.0, 0.0], [0.0, 0.0, 0.0, 0.0, 0.0, 0.0, 0.0, 0.0, 0.0, 1.0]], "zmax": 1, "zmid": 0, "zmin": -1}, {"colorbar": {"title": {"text": "r"}}, "colorscale": [[0, "rgb(5,48,97)"], [0.1, "rgb(33,102,172)"], [0.2, "rgb(67,147,195)"], [0.3, "rgb(146,197,222)"], [0.4, "rgb(209,229,240)"], [0.5, "rgb(247,247,247)"], [0.6, "rgb(253,219,199)"], [0.7, "rgb(244,165,130)"], [0.8, "rgb(214,96,77)"], [0.9, "rgb(178,24,43)"], [1, "rgb(103,0,31)"]], "hovertemplate": "%{x} vs %{y}<br>r = %{text}<extra></extra>", "text": [["1.00", "0.58", "0.62", "0.35", "-0.61", "-0.55", "0.14", "0.67", "-0.06", "-0.34"], ["0.58", "1.00", "0.83", "0.21", "-0.82", "-0.59", "0.23", "0.63", "0.17", "-0.35"], ["0.62", "0.83", "1.00", "0.17", "-0.71", "-0.65", "0.19", "0.51", "0.16", "-0.40"], ["0.35", "0.21", "0.17", "1.00", "-0.26", "-0.22", "0.16", "0.21", "-0.03", "-0.14"], ["-0.61", "-0.82", "-0.71", "-0.26", "1.00", "0.58", "-0.19", "-0.56", "-0.14", "0.33"], ["-0.55", "-0.59", "-0.65", "-0.22", "0.58", "1.00", "-0.12", "-0.48", "-0.11", "0.36"], ["0.14", "0.23", "0.19", "0.16", "-0.19", "-0.12", "1.00", "0.10", "-0.06", "-0.09"], ["0.67", "0.63", "0.51", "0.21", "-0.56", "-0.48", "0.10", "1.00", "0.06", "-0.25"], ["-0.06", "0.17", "0.16", "-0.03", "-0.14", "-0.11", "-0.06", "0.06", "1.00", "-0.01"], ["-0.34", "-0.35", "-0.40", "-0.14", "0.33", "0.36", "-0.09", "-0.25", "-0.01", "1.00"]], "texttemplate": "%{text}", "type": "heatmap", "visible": false, "x": ["danceability", "energy", "loudness", "speechiness", "acousticness", "instrumentalness", "liveness", "valence", "tempo", "duration_ms"], "y": ["danceability", "energy", "loudness", "speechiness", "acousticness", "instrumentalness", "liveness", "valence", "tempo", "duration_ms"], "z": [[1.0, 0.0, 0.0, 0.0, 0.0, 0.0, 0.0, 0.0, 0.0, 0.0], [0.0, 1.0, 0.0, 0.0, 0.0, 0.0, 0.0, 0.0, 0.0, 0.0], [0.0, 0.0, 1.0, 0.0, 0.0, 0.0, 0.0, 0.0, 0.0, 0.0], [0.0, 0.0, 0.0, 1.0, 0.0, 0.0, 0.0, 0.0, 0.0, 0.0], [0.0, 0.0, 0.0, 0.0, 1.0, 0.0, 0.0, 0.0, 0.0, 0.0], [0.0, 0.0, 0.0, 0.0, 0.0, 1.0, 0.0, 0.0, 0.0, 0.0], [0.0, 0.0, 0.0, 0.0, 0.0, 0.0, 1.0, 0.0, 0.0, 0.0], [0.0, 0.0, 0.0, 0.0, 0.0, 0.0, 0.0, 1.0, 0.0, 0.0], [0.0, 0.0, 0.0, 0.0, 0.0, 0.0, 0.0, 0.0, 1.0, 0.0], [0.0, 0.0, 0.0, 0.0, 0.0, 0.0, 0.0, 0.0, 0.0, 1.0]], "zmax": 1, "zmid": 0, "zmin": -1}], "layout": {"height": 520, "sliders": [{"active": 6, "currentvalue": {"prefix": "Umbral SmartCorrelatedSelection: "}, "pad": {"t": 60}, "steps": [{"args": [{"visible": [true, false, false, false, false, false, false, false, false, false, false]}], "label": "0.50", "method": "update"}, {"args": [{"visible": [false, true, false, false, false, false, false, false, false, false, false]}], "label": "0.55", "method": "update"}, {"args": [{"visible": [false, false, true, false, false, false, false, false, false, false, false]}], "label": "0.60", "method": "update"}, {"args": [{"visible": [false, false, false, true, false, false, false, false, false, false, false]}], "label": "0.65", "method": "update"}, {"args": [{"visible": [false, false, false, false, true, false, false, false, false, false, false]}], "label": "0.70", "method": "update"}, {"args": [{"visible": [false, false, false, false, false, true, false, false, false, false, false]}], "label": "0.75", "method": "update"}, {"args": [{"visible": [false, false, false, false, false, false, true, false, false, false, false]}], "label": "0.80", "method": "update"}, {"args": [{"visible": [false, false, false, false, false, false, false, true, false, false, false]}], "label": "0.85", "method": "update"}, {"args": [{"visible": [false, false, false, false, false, false, false, false, true, false, false]}], "label": "0.90", "method": "update"}, {"args": [{"visible": [false, false, false, false, false, false, false, false, false, true, false]}], "label": "0.95", "method": "update"}, {"args": [{"visible": [false, false, false, false, false, false, false, false, false, false, true]}], "label": "1.00", "method": "update"}]}], "title": {"text": "SmartCorrelatedSelection: Pares correlacionados según umbral<br><sub>Celdas coloreadas = par supera el umbral → candidatos a eliminar uno del par</sub>"}}}
